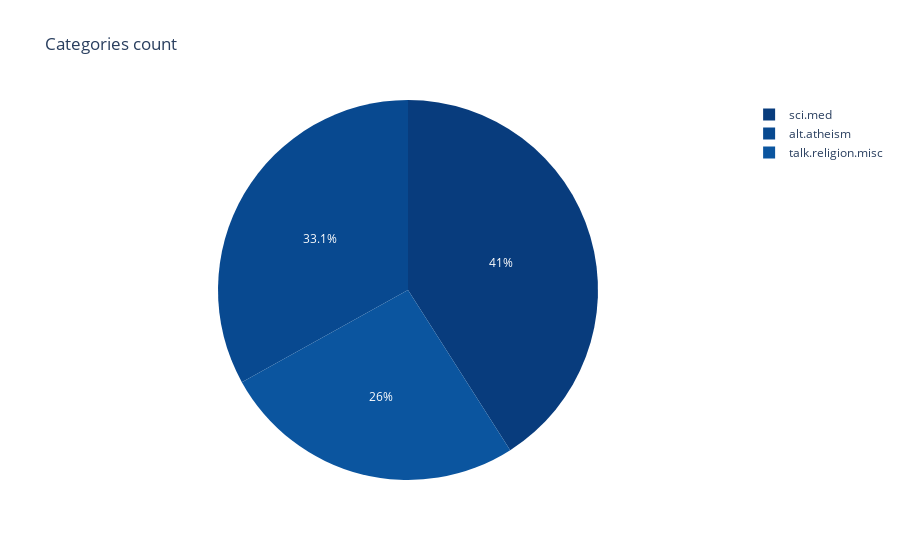

The cell this chart's notebook holds for it:
### Code cell
fig = px.pie(data_frame=categories_statistics_df, names='category', values='count',
            color_discrete_sequence=get_n_color_palette('Blues', 20, True),
            title='Categories count')
fig.show()

### Figure 1 — Plotly figure (JSON) as saved in the notebook; plotly's stock layout.template omitted (floating-point values rounded to 4 significant figures)
{"data": [{"domain": {"x": [0, 1], "y": [0, 1]}, "hoverlabel": {"namelength": 0}, "hovertemplate": "category=%{label}<br>count=%{value}", "labels": ["sci.med", "alt.atheism", "talk.religion.misc"], "legendgroup": "", "name": "", "showlegend": true, "type": "pie", "values": [990, 799, 628]}], "layout": {"autosize": true, "legend": {"tracegroupgap": 0}, "piecolorway": ["#083c7d", "#084990", "#0b559f", "#1561a9", "#1e6db2", "#2b7bba", "#3787c0", "#4493c7", "#539ecd", "#63a8d3", "#75b4d8", "#89bedc", "#9cc9e1", "#abd0e6", "#bad6eb", "#c9ddf0", "#d2e3f3", "#dbe9f6", "#e4eff9", "#eef5fc"], "title": {"text": "Categories count"}}}
